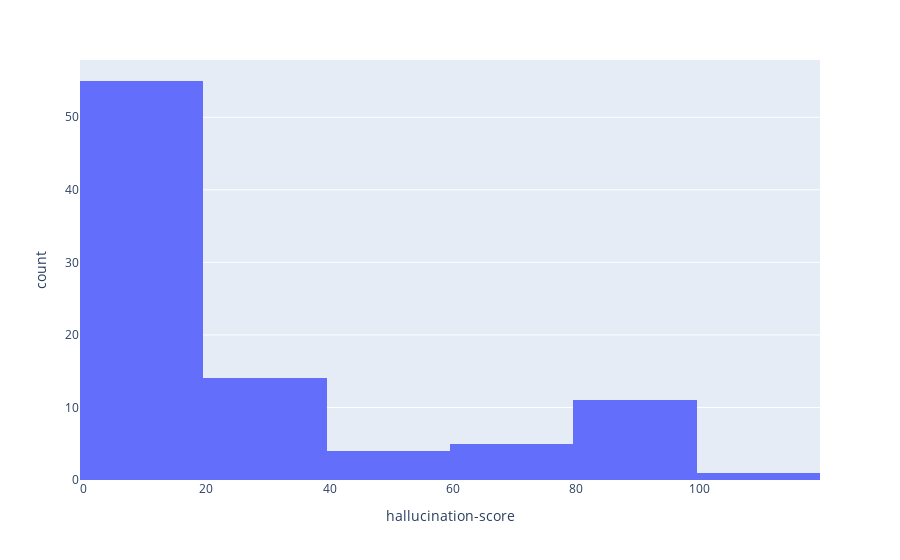

Notebook source saved alongside this figure:
### Markdown cell above
We could visualize the distribution of hallucination scores by doing a quick histogram plot.

### Code cell
import plotly.express as px

px.histogram(out_df.to_pandas(), x="hallucination-score")

### Figure 1 — Plotly figure (JSON) as saved in the notebook; plotly's stock layout.template omitted (floating-point values rounded to 4 significant figures)
{"data": [{"alignmentgroup": "True", "bingroup": "x", "hovertemplate": "hallucination-score=%{x}<br>count=%{y}<extra></extra>", "legendgroup": "", "marker": {"color": "#636efa", "pattern": {"shape": ""}}, "name": "", "offsetgroup": "", "orientation": "v", "showlegend": false, "type": "histogram", "x": [0, 0, 0, 0, 14, 0, 50, 25, 21, 17, 99, 13, 11, 95, 0, 99, 13, 6, 14, 0, 55, 38, 23, 0, 16, 63, 25, 16, 7, 12, 0, 0, 0, 0, 0, 0, 50, 18, 98, 17, 26, 16, 0, 99, 0, 100, 19, 5, 0, 99, 99, 47, 19, 0, 16, 17, 63, 63, 15, 11, 14, 0, 26, 11, 98, 0, 30, 0, 15, 17, 23, 13, 96, 25, 16, 95, 18, 21, 8, 35, 0, 99, 23, 0, 13, 63, 26, 63, 7, 11], "xaxis": "x", "yaxis": "y"}], "layout": {"barmode": "relative", "legend": {"tracegroupgap": 0}, "margin": {"t": 60}, "xaxis": {"anchor": "y", "domain": [0, 1], "title": {"text": "hallucination-score"}}, "yaxis": {"anchor": "x", "domain": [0, 1], "title": {"text": "count"}}}}
